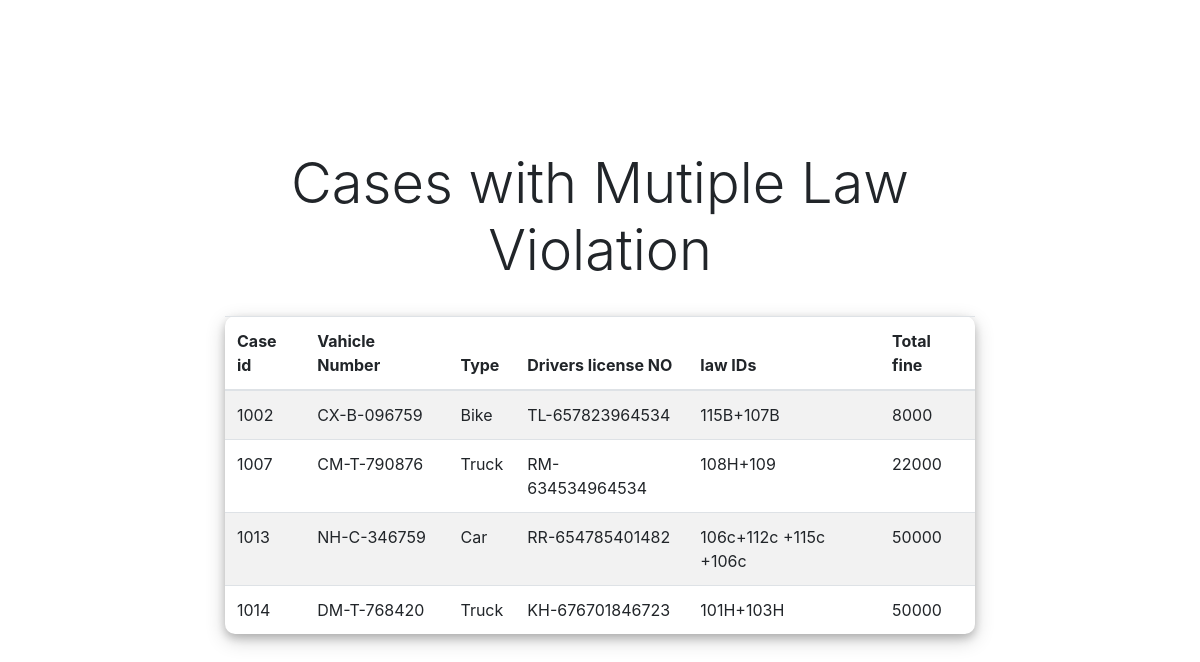
Screenshot of /violation.php with the database file from the repository.
### tables this page shows
CREATE TABLE `cases` (
  `Case_id` int(11) NOT NULL,
  `Vahicle_Number` varchar(15) DEFAULT NULL,
  `Occur_time` date DEFAULT current_timestamp(),
  `city` varchar(20) DEFAULT NULL,
  `location` varchar(20) DEFAULT NULL,
  `law_id1` varchar(50) DEFAULT NULL,
  `Total_fine` int(11) DEFAULT NULL,
  `last_pay_date` date DEFAULT '2022-06-23',
  `Case_Status` varchar(10) DEFAULT 'unpaid'
);

CREATE TABLE `vahicle` (
  `Number` varchar(11) NOT NULL,
  `Type` varchar(50) DEFAULT NULL,
  `Brand` varchar(50) DEFAULT NULL,
  `Model` varchar(50) DEFAULT NULL,
  `Years` int(11) DEFAULT NULL,
  `Color` varchar(50) DEFAULT NULL,
  `Driver` varchar(15) DEFAULT NULL
);

### Subquery/mutiplecase.php (called while the page is built)
<?php
include "DB_connect.php";
$sql = "SELECT cases.Case_id,vahicle.Number,vahicle.Type,vahicle.Driver,cases.law_id1,cases.Total_fine
FROM vahicle CROSS JOIN cases ON vahicle.Number = cases.Vahicle_Number
WHERE cases.law_id1 LIKE '%+%'";
$result = mysqli_query($conn, $sql);

### violation.php (the view, shortened to what this page needs)
<?php include "Subquery/mutiplecase.php"; ?>
<!DOCTYPE html>
<html>
<head>
	<link rel="stylesheet" href="https://maxcdn.bootstrapcdn.com/bootstrap/4.0.0/css/bootstrap.min.css">
    <link rel="stylesheet" href="css/style.css">
</head>
<body>
	<div class="container">
		<div class="box">
			<h4 class="display-4 text-center">Cases with Mutiple Law Violation</h4><br>
			<?php if (mysqli_num_rows($result)) { ?>
			<table class="table table-striped">
			  <thead>
			    <tr>
			      <th scope="col">Case id </th>
                  <th scope="col">Vahicle Number  </th>
                  <th scope="col">Type </th>
                  <th scope="col">Drivers license NO </th>
                  <th scope="col">law IDs </th>
                  <th scope="col">Total fine </th>
			    </tr>
			  </thead>
			  <tbody>
			  	<?php
			  	   while($rows = mysqli_fetch_assoc($result)){
			  	 ?>
			    <tr>
			      <td><?=$rows['Case_id']?></td>
			      <td><?php echo $rows['Number']; ?></td>
                  <td><?=$rows['Type']?></td>
                  <td><?=$rows['Driver']?></td>
                  <td><?=$rows['law_id1']?></td>
                  <td><?=$rows['Total_fine']?></td>
			    </tr>
			    <?php } ?>
			  </tbody>
			</table>
			<?php } ?>
		</div>
	</div>
</body>
</html>

### css/style.css (style rules this page uses)
.container { min-height: 100vh; display: flex; justify-content: center; align-items: center; flex-direction: column; }
.box { width: 750px; }
.container table { padding: 20px; border-radius: 10px; box-shadow: 0 4px 8px 0 rgba(0, 0, 0, 0.2), 0 6px 20px 0 rgba(0, 0, 0, 0.19); }

### rows the page displays
cases: Case_id "1002", Vahicle_Number.Number "CX-B-096759", Vahicle_Number.Type "Bike", Vahicle_Number.Driver "TL-657823964534", law_id1 "115B+107B", Total_fine "8000"
cases: Case_id "1007", Vahicle_Number.Number "CM-T-790876", Vahicle_Number.Type "Truck", Vahicle_Number.Driver "RM-634534964534", law_id1 "108H+109", Total_fine "22000"
cases: Case_id "1013", Vahicle_Number.Number "NH-C-346759", Vahicle_Number.Type "Car", Vahicle_Number.Driver "RR-654785401482", law_id1 "106c+112c +115c +106c", Total_fine "50000"
cases: Case_id "1014", Vahicle_Number.Number "DM-T-768420", Vahicle_Number.Type "Truck", Vahicle_Number.Driver "KH-676701846723", law_id1 "101H+103H", Total_fine "50000"
